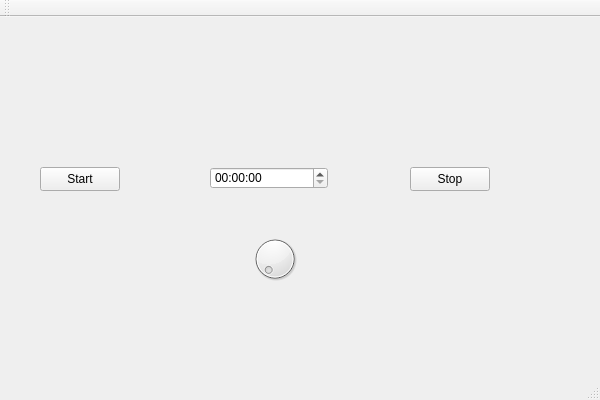
<?xml version="1.0" encoding="UTF-8"?>
<ui version="4.0">
 <class>TaskTrackerClass</class>
 <widget class="QMainWindow" name="TaskTrackerClass">
  <property name="geometry">
   <rect>
    <x>0</x>
    <y>0</y>
    <width>600</width>
    <height>400</height>
   </rect>
  </property>
  <property name="windowTitle">
   <string>TaskTracker</string>
  </property>
  <widget class="QWidget" name="centralWidget">
   <widget class="QPushButton" name="startButton">
    <property name="geometry">
     <rect>
      <x>40</x>
      <y>150</y>
      <width>80</width>
      <height>24</height>
     </rect>
    </property>
    <property name="text">
     <string>Start</string>
    </property>
   </widget>
   <widget class="QPushButton" name="stopButton">
    <property name="geometry">
     <rect>
      <x>410</x>
      <y>150</y>
      <width>80</width>
      <height>24</height>
     </rect>
    </property>
    <property name="text">
     <string>Stop</string>
    </property>
   </widget>
   <widget class="QTimeEdit" name="time">
    <property name="geometry">
     <rect>
      <x>210</x>
      <y>150</y>
      <width>118</width>
      <height>22</height>
     </rect>
    </property>
   </widget>
   <widget class="QDial" name="dial">
    <property name="geometry">
     <rect>
      <x>250</x>
      <y>210</y>
      <width>50</width>
      <height>64</height>
     </rect>
    </property>
   </widget>
  </widget>
  <widget class="QMenuBar" name="menuBar">
   <property name="geometry">
    <rect>
     <x>0</x>
     <y>0</y>
     <width>600</width>
     <height>21</height>
    </rect>
   </property>
  </widget>
  <widget class="QToolBar" name="mainToolBar">
   <attribute name="toolBarArea">
    <enum>TopToolBarArea</enum>
   </attribute>
   <attribute name="toolBarBreak">
    <bool>false</bool>
   </attribute>
  </widget>
  <widget class="QStatusBar" name="statusBar"/>
 </widget>
 <layoutdefault spacing="6" margin="11"/>
 <resources/>
 <connections/>
</ui>
